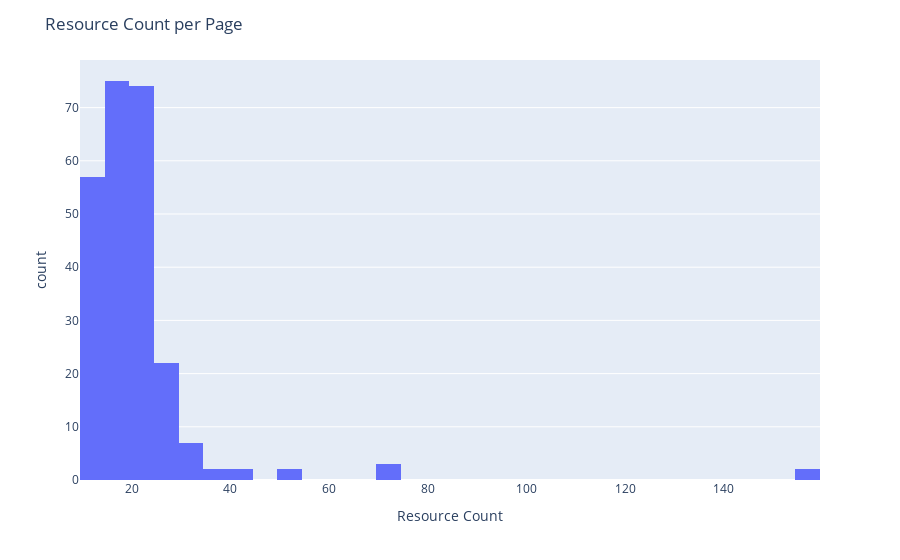

Source (notebook cell):
### Code cell
fig = px.histogram(df, x='Resource Count')
fig.update_layout(title_text='Resource Count per Page')
fig.show()
fig.write_html('../../fam-report-site/public/Web-Analytics/resource_counts.html')

### Figure 1 — Plotly figure (JSON) as saved in the notebook; plotly's stock layout.template omitted (floating-point values rounded to 4 significant figures; data arrays with more than 128 entries replaced by an {"elided": "..."} marker saying what was removed)
{"data": [{"alignmentgroup": "True", "bingroup": "x", "hovertemplate": "Resource Count=%{x}<br>count=%{y}<extra></extra>", "legendgroup": "", "marker": {"color": "#636efa", "pattern": {"shape": ""}}, "name": "", "offsetgroup": "", "orientation": "v", "showlegend": false, "type": "histogram", "x": {"elided": "246 int values"}, "xaxis": "x", "yaxis": "y"}], "layout": {"barmode": "relative", "legend": {"tracegroupgap": 0}, "margin": {"t": 60}, "title": {"text": "Resource Count per Page"}, "xaxis": {"anchor": "y", "domain": [0, 1], "title": {"text": "Resource Count"}}, "yaxis": {"anchor": "x", "domain": [0, 1], "title": {"text": "count"}}}}
